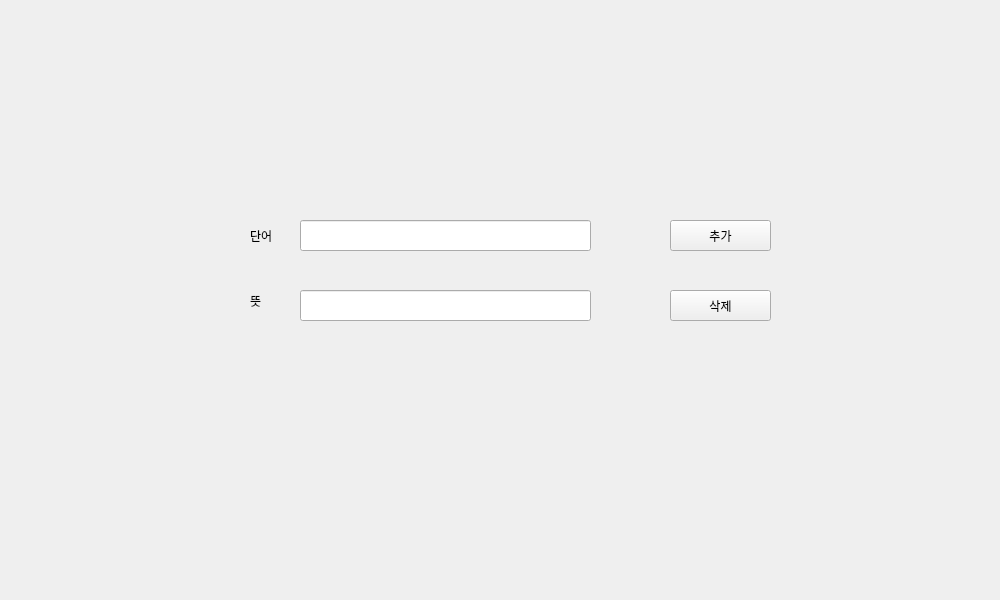
<?xml version="1.0" encoding="UTF-8"?>
<ui version="4.0">
 <class>Form</class>
 <widget class="QWidget" name="Form">
  <property name="geometry">
   <rect>
    <x>0</x>
    <y>0</y>
    <width>1000</width>
    <height>600</height>
   </rect>
  </property>
  <property name="windowTitle">
   <string>Form</string>
  </property>
  <widget class="QPushButton" name="pushButton">
   <property name="geometry">
    <rect>
     <x>670</x>
     <y>220</y>
     <width>101</width>
     <height>31</height>
    </rect>
   </property>
   <property name="text">
    <string>추가</string>
   </property>
  </widget>
  <widget class="QPushButton" name="pushButton_2">
   <property name="geometry">
    <rect>
     <x>670</x>
     <y>290</y>
     <width>101</width>
     <height>31</height>
    </rect>
   </property>
   <property name="text">
    <string>삭제</string>
   </property>
  </widget>
  <widget class="QLineEdit" name="lineEdit">
   <property name="geometry">
    <rect>
     <x>300</x>
     <y>220</y>
     <width>291</width>
     <height>31</height>
    </rect>
   </property>
   <property name="text">
    <string/>
   </property>
  </widget>
  <widget class="QLineEdit" name="lineEdit_2">
   <property name="geometry">
    <rect>
     <x>300</x>
     <y>290</y>
     <width>291</width>
     <height>31</height>
    </rect>
   </property>
  </widget>
  <widget class="QLabel" name="label">
   <property name="geometry">
    <rect>
     <x>250</x>
     <y>210</y>
     <width>54</width>
     <height>51</height>
    </rect>
   </property>
   <property name="text">
    <string>단어</string>
   </property>
  </widget>
  <widget class="QLabel" name="label_2">
   <property name="geometry">
    <rect>
     <x>250</x>
     <y>270</y>
     <width>21</width>
     <height>61</height>
    </rect>
   </property>
   <property name="text">
    <string>뜻</string>
   </property>
  </widget>
 </widget>
 <resources/>
 <connections/>
</ui>
